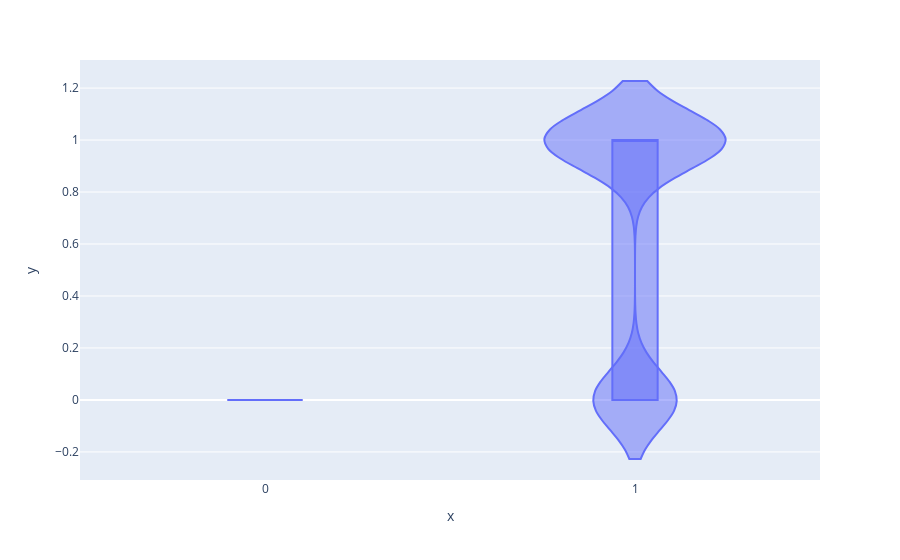

The code cell stored with this chart in its notebook:
### Markdown cell above
#### PLOTS

### Code cell
fig = px.violin(x=df["three_g"], y=df["four_g"], box=True, # draw box plot inside the violin
               )
fig.show()

### Figure 1 — Plotly figure (JSON) as saved in the notebook; plotly's stock layout.template omitted (floating-point values rounded to 4 significant figures; data arrays with more than 128 entries replaced by an {"elided": "..."} marker saying what was removed)
{"data": [{"alignmentgroup": "True", "box": {"visible": true}, "hovertemplate": "x=%{x}<br>y=%{y}<extra></extra>", "legendgroup": "", "marker": {"color": "#636efa"}, "name": "", "offsetgroup": "", "orientation": "v", "scalegroup": "True", "showlegend": false, "type": "violin", "x": {"elided": "2000 int values"}, "x0": " ", "xaxis": "x", "y": {"elided": "2000 int values"}, "y0": " ", "yaxis": "y"}], "layout": {"legend": {"tracegroupgap": 0}, "margin": {"t": 60}, "violinmode": "group", "xaxis": {"anchor": "y", "domain": [0, 1], "title": {"text": "x"}}, "yaxis": {"anchor": "x", "domain": [0, 1], "title": {"text": "y"}}}}
